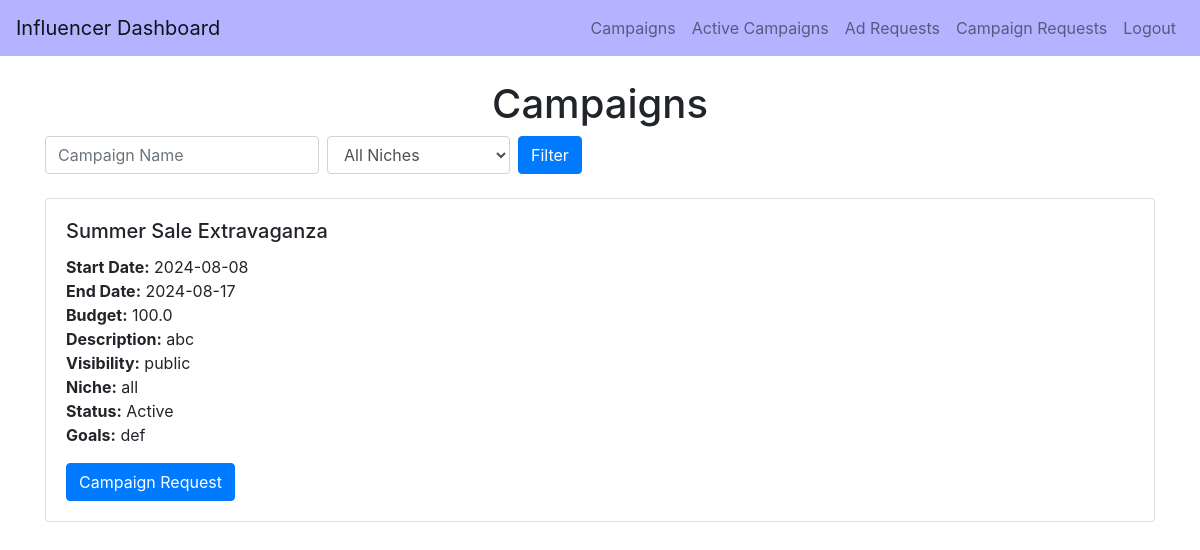
/influencer_campaigns/admin, run on an earlier commit of the app's database.
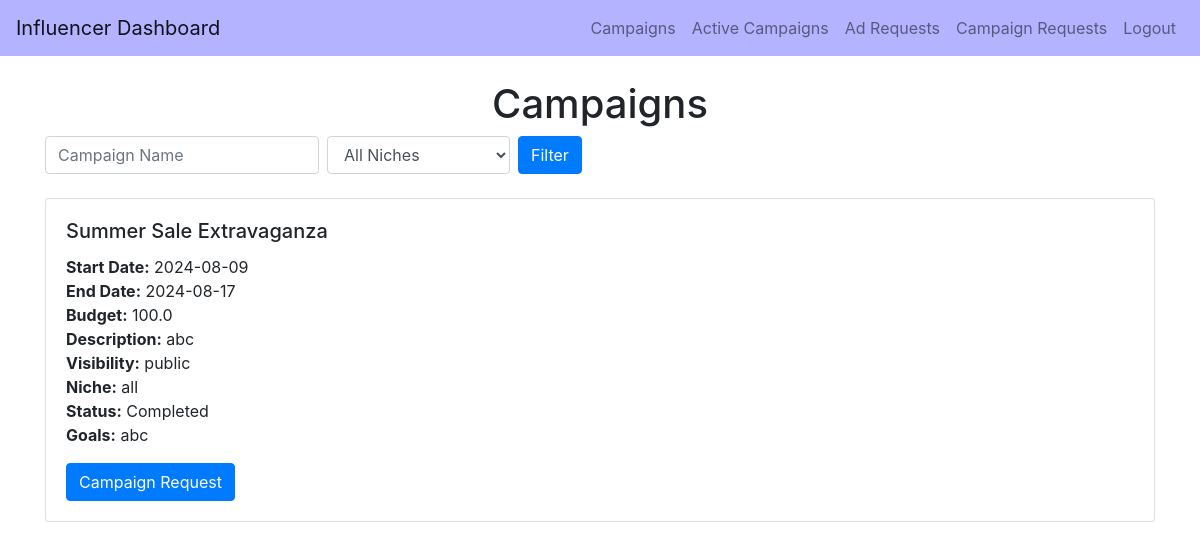
And on a later commit of the database.
### backend/models.py (models this page shows)
class Campaign(db.Model):
    __tablename__ = 'campaign'
    id = db.Column(db.Integer, primary_key=True)
    name = db.Column(db.String(100), nullable=False)
    description = db.Column(db.Text, nullable=False)
    start_date = db.Column(db.Date, nullable=False)
    end_date = db.Column(db.Date, nullable=False)
    budget = db.Column(db.Float, nullable=False)
    visibility = db.Column(db.String(10), nullable=False)  # public, private
    goals = db.Column(db.Text, nullable=False)
    niche = db.Column(db.String(50), nullable=False)
    status = db.Column(db.String(10), nullable=False)
    flagged = db.Column(db.Boolean, default=False, nullable=False)
    user_id = db.Column(db.Integer, db.ForeignKey('user.id'), nullable=False)
    ad_requests = db.relationship('AdRequest', backref='campaigns_ad_requests', cascade="all, delete-orphan")
    campaign_requests = db.relationship('CampaignRequest', backref='campaign_campaign_requests', cascade="all, delete-orphan")

### backend/controller.py (the view)
@app.route('/influencer_campaigns/<username>', methods=['GET'])
def influencer_campaigns(username):
    user = User.query.filter_by(username=username).first()
    current_influencer = Influencer.query.filter_by(user_id=user.id).first()
    name_filter = request.args.get('name', '')
    niche_filter = request.args.get('niche', '')
    campaigns = Campaign.query.all()
    filtered_campaigns = []
    for campaign in campaigns:
        if campaign.visibility == 'public':
            filtered_campaigns.append(campaign)
        elif campaign.visibility == 'private' and campaign.niche == current_influencer.niche:
            filtered_campaigns.append(campaign)
    if name_filter:
        filtered_campaigns = [c for c in filtered_campaigns if name_filter.lower() in c.name.lower()]
    if niche_filter:
        filtered_campaigns = [c for c in filtered_campaigns if c.niche == niche_filter]
    return render_template('influencer_campaigns.html',
                           username=username,
                           campaigns=filtered_campaigns)

### templates/influencer_campaigns.html (shortened to what this page needs)
<!DOCTYPE html>
<html lang="en">
<head>
    <link href="https://stackpath.bootstrapcdn.com/bootstrap/4.5.2/css/bootstrap.min.css" rel="stylesheet">
</head>
<body>
<nav class="navbar navbar-expand-lg navbar-light" style="background-color: #b3b3ff;">
    <a class="navbar-brand" href="{{ url_for('influencer_dashboard', username=username) }}">Influencer Dashboard</a>
    <div class="collapse navbar-collapse">
        <ul class="navbar-nav ml-auto">
            <li class="nav-item">
                <a class="nav-link" href="{{ url_for('influencer_campaigns', username=username) }}">Campaigns</a>
            </li>
            <li class="nav-item">
                <a class="nav-link" href="{{ url_for('active_campaigns', username=username) }}">Active Campaigns</a>
            </li>
            <li class="nav-item">
                <a class="nav-link" href="{{ url_for('ad_requests', username=username) }}">Ad Requests</a>
            </li>
            <li class="nav-item">
                <a class="nav-link" href="/influencer_campaign_requests/{{ username }}">Campaign Requests</a>
            </li>
            <li class="nav-item">
                <a class="nav-link" href="{{ url_for('logout') }}">Logout</a>
            </li>
        </ul>
    </div>
</nav>
<div class="container mt-4">
    <h1 class="text-center">Campaigns</h1>
    <form class="form-inline mb-4" method="GET" action="{{ url_for('influencer_campaigns', username=username) }}">
        <input class="form-control mr-2" type="text" name="name" placeholder="Campaign Name" value="{{ request.args.get('name', '') }}">
        <select class="form-control mr-2" name="niche">
            <option value="">All Niches</option>
        </select>
        <button class="btn btn-primary" type="submit">Filter</button>
    </form>
    <div class="row">
        {% if campaigns %}
            {% for campaign in campaigns %}
                <div class="col-12 mb-4">
                    <div class="card">
                        <div class="card-body">
                            <h5 class="card-title">{{ campaign.name }}</h5>
                            <p class="card-text">
                                <strong>Start Date:</strong> {{ campaign.start_date }}<br>
                                <strong>End Date:</strong> {{ campaign.end_date }}<br>
                                <strong>Budget:</strong> {{ campaign.budget }}<br>
                                <strong>Description:</strong> {{ campaign.description }}<br>
                                <strong>Visibility:</strong> {{ campaign.visibility }}<br>
                                <strong>Niche:</strong> {{ campaign.niche }}<br>
                                <strong>Status:</strong> {{ campaign.status }}<br>
                                <strong>Goals:</strong> {{ campaign.goals }}<br>
                            </p>
                            <button class="btn btn-primary" data-toggle="modal" data-target="#campaignRequestModal" data-campaign-id="{{ campaign.id }}">Campaign Request</button>
                        </div>
                    </div>
                </div>
            {% endfor %}
        {% else %}
            <p>No campaigns found.</p>
        {% endif %}
    </div>
</div>
</body>
</html>

What changed in the data, as far as the page shows it:
changed Campaign "Summer Sale Extravaganza": start_date "2024-08-08" → "2024-08-09"; status "Active" → "Completed"; goals "def" → "abc"
